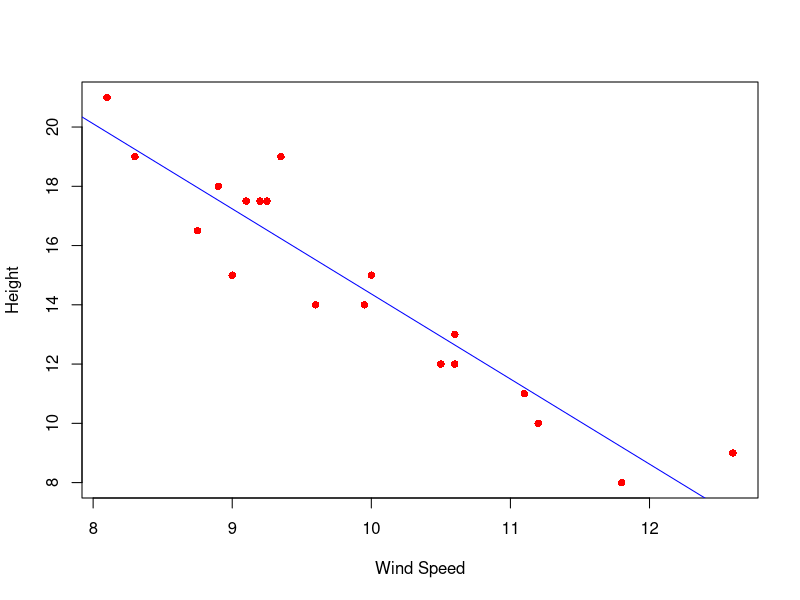
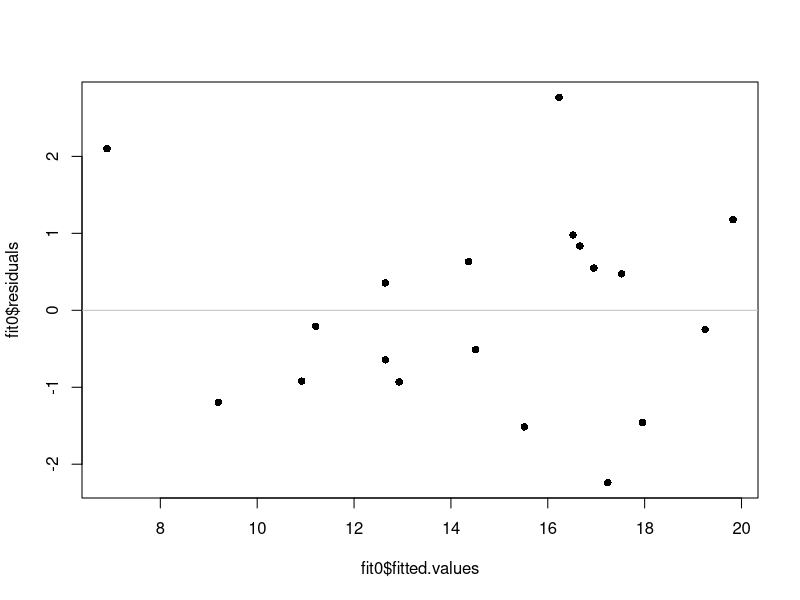
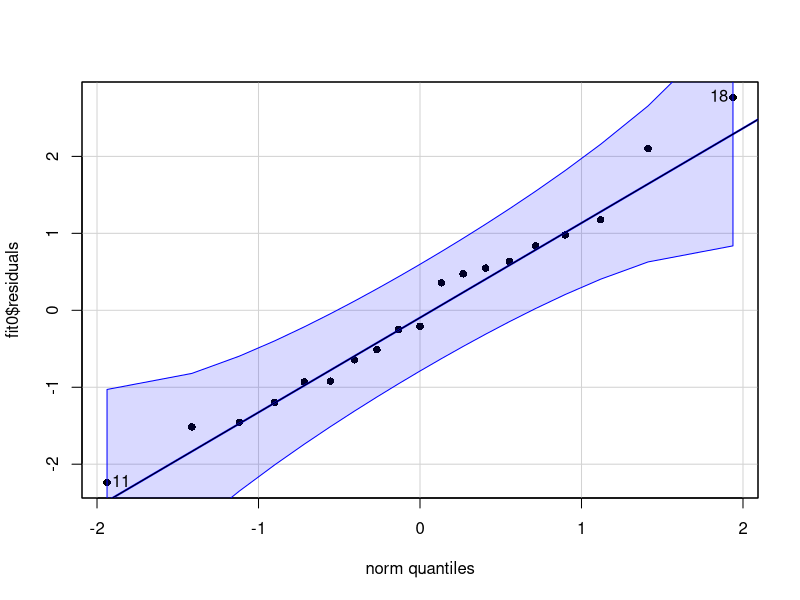
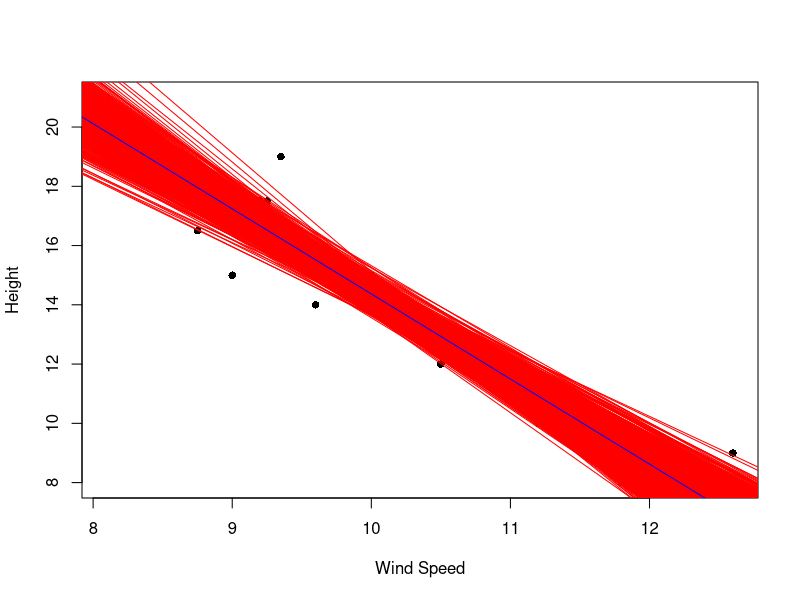
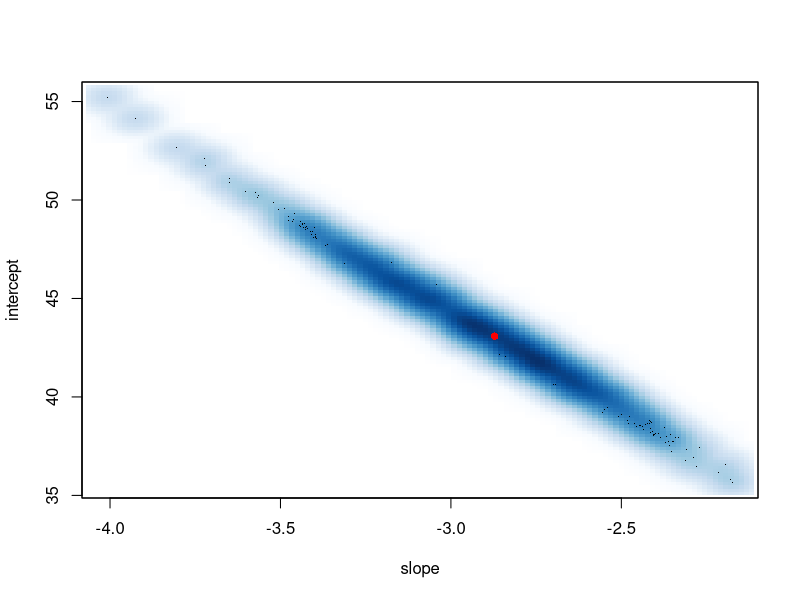
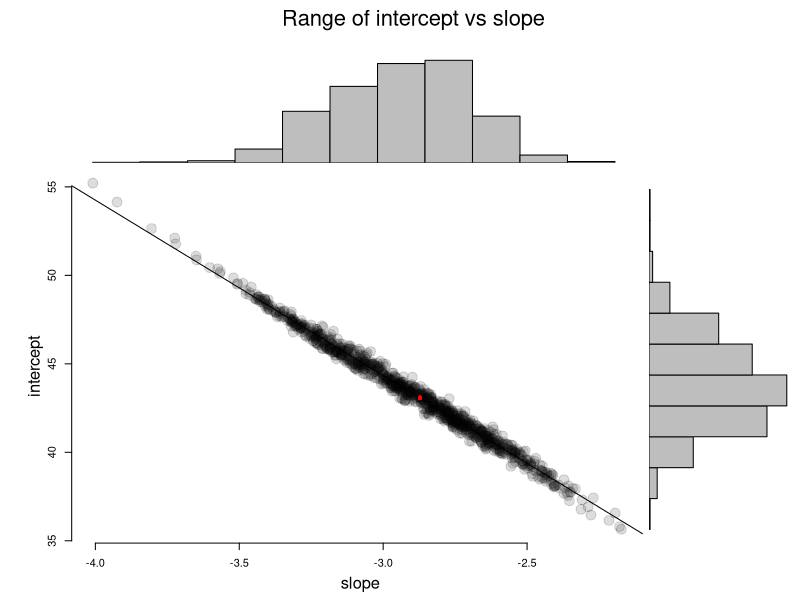

Write the R code that produced these figures, in order.
#dataistanbul talk - April 5th, 2017
#HS Olmez (c) 2017
#
# Using bootstrapping to get a sense of variability in the coefficients (intercept and slope)
# of linear regression analysis. We'll compute the confidence intervals on both regression coeff's. 
#
height <- c(8,9,10,11,12,12,13,14,14,15,15,16.5,17.5,17.5,17.5,18,19,19,21)
windsp <- c(11.8,12.6,11.2,11.1,10.5,10.6,10.6,9.95,9.6,10,9,8.75,9.1,9.2,9.25,8.9,8.3,9.35,8.1)
set.seed(4)
fit0 <- lm(height ~ windsp)
print(summary(fit0))
plot(windsp,height, xlab="Wind Speed", ylab="Height", pch=16, col="red")
abline(fit0, col="blue")
#check for homoscedasticity / constant variance
plot(fit0$fitted.values,fit0$residuals,pch=16)
abline(h=0, col='grey')
#test for normality
car::qqPlot(fit0$residuals,pch=16)
qqline(fit0$residuals)
#
plot(windsp,height, xlab="Wind Speed", ylab="Height", pch=16, col="black")
n <- length(height)
Nreps <- 1000
xbs <- vector() ; ybs <- vector()
for (j in 1:Nreps) {
  ranindx <- sample(1:n, n, replace=T)
  x <- vector() ; y <- vector()
  for (i in ranindx) {
    x <- append(x,windsp[i]) #dependent variable
    y <- append(y,height[i]) #independent variable
  }
  fit <- lm(y ~ x)
  ybs <- append(ybs,fit$coefficients[[1]])  #intercept
  xbs <- append(xbs,fit$coefficients[[2]])  #slope 
  abline(fit, col="red")
}
abline(fit0, col="blue")
cat("CI for the intercept: ", quantile(ybs, c(0.025,0.975)), '\n')
cat("CI for the slope    : ", quantile(xbs, c(0.025,0.975)))
smoothScatter(xbs,ybs, xlab="slope", ylab="intercept")
points(x=fit0$coefficients[[2]], y=fit0$coefficients[[1]], pch=16, col="red")

scatterhist <- function(x, y, xlab = "", ylab = "", plottitle="", 
                        xsize=1, cleanup=TRUE,...){
  # save the old graphics settings-- they may be needed
  def.par <- par(no.readonly = TRUE)
  zones <- matrix(c(1,1,1, 0,5,0, 2,6,4, 0,3,0), ncol = 3, byrow = TRUE)
  layout(zones, widths=c(0.3,4,1), heights = c(1,3,10,.75))
  # tuning to plot histograms nicely
  xhist <- hist(x, plot = FALSE)
  yhist <- hist(y, plot = FALSE)
  top <- max(c(xhist$counts, yhist$counts))
  # for all three titles: 
  # drop the axis titles and omit boxes, set up margins
  par(xaxt="n", yaxt="n",bty="n",  mar = c(.3,2,.3,0) +.05)
  # fig 1 from the layout
  plot(x=1,y=1,type="n",ylim=c(-1,1), xlim=c(-1,1))
  text(0,0,paste(plottitle), cex=2)
  # fig 2
  plot(x=1,y=1,type="n",ylim=c(-1,1), xlim=c(-1,1))
  text(0,0,paste(ylab), cex=1.5, srt=90)
  # fig 3
  plot(x=1,y=1,type="n",ylim=c(-1,1), xlim=c(-1,1))
  text(0,0,paste(xlab), cex=1.5)
  # fig 4, the first histogram, needs different margins
  # no margin on the left
  par(mar = c(2,0,1,1))
  barplot(yhist$counts, axes = FALSE, xlim = c(0, top),
          space = 0, horiz = TRUE)
  # fig 5, other histogram needs no margin on the bottom
  par(mar = c(0,2,1,1))
  barplot(xhist$counts, axes = FALSE, ylim = c(0, top), space = 0)
  # fig 6, finally, the scatterplot-- needs regular axes, different margins
  par(mar = c(2,2,.5,.5), xaxt="s", yaxt="s", bty="n")
  # this color allows traparency & overplotting-- useful if a lot of points
  plot(x, y , pch=19, col="#00000022", cex=xsize, ...)
  # reset the graphics, if desired 
  if(cleanup) {par(def.par)}
}

scatterhist(xbs, ybs, xlab="slope", ylab="intercept",   
            "Range of intercept vs slope", xsize =2, cleanup=FALSE)
abline(lm(ybs~xbs))
#lines(lowess(xbs,ybs))
points(x=fit0$coefficients[[2]], y=fit0$coefficients[[1]], pch=16, col="red")
